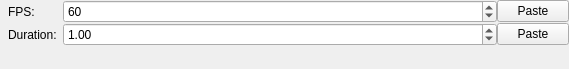
<?xml version="1.0" encoding="UTF-8"?>
<ui version="4.0">
 <class>clipWidget</class>
 <widget class="QWidget" name="clipWidget">
  <property name="geometry">
   <rect>
    <x>0</x>
    <y>0</y>
    <width>569</width>
    <height>69</height>
   </rect>
  </property>
  <layout class="QFormLayout" name="clipLayout">
   <property name="verticalSpacing">
    <number>0</number>
   </property>
   <property name="leftMargin">
    <number>8</number>
   </property>
   <property name="topMargin">
    <number>0</number>
   </property>
   <property name="rightMargin">
    <number>0</number>
   </property>
   <property name="bottomMargin">
    <number>3</number>
   </property>
   <item row="0" column="0">
    <widget class="QLabel" name="lblFps">
     <property name="text">
      <string>FPS:</string>
     </property>
    </widget>
   </item>
   <item row="0" column="1">
    <layout class="QHBoxLayout" name="fpsLayout">
     <item>
      <widget class="QSpinBox" name="numFps">
       <property name="sizePolicy">
        <sizepolicy hsizetype="Expanding" vsizetype="Fixed">
         <horstretch>0</horstretch>
         <verstretch>0</verstretch>
        </sizepolicy>
       </property>
       <property name="maximum">
        <number>1000000</number>
       </property>
       <property name="value">
        <number>60</number>
       </property>
      </widget>
     </item>
     <item>
      <widget class="QPushButton" name="btnPasteFps">
       <property name="sizePolicy">
        <sizepolicy hsizetype="Fixed" vsizetype="Fixed">
         <horstretch>0</horstretch>
         <verstretch>0</verstretch>
        </sizepolicy>
       </property>
       <property name="maximumSize">
        <size>
         <width>72</width>
         <height>16777215</height>
        </size>
       </property>
       <property name="toolTip">
        <string>Paste project FPS</string>
       </property>
       <property name="text">
        <string>Paste</string>
       </property>
       <property name="icon">
        <iconset theme="edit-paste">
         <normaloff>.</normaloff>.</iconset>
       </property>
      </widget>
     </item>
    </layout>
   </item>
   <item row="1" column="0">
    <widget class="QLabel" name="lblDuration">
     <property name="text">
      <string>Duration:</string>
     </property>
    </widget>
   </item>
   <item row="1" column="1">
    <layout class="QHBoxLayout" name="durationLayout">
     <item>
      <widget class="QDoubleSpinBox" name="numDuration">
       <property name="sizePolicy">
        <sizepolicy hsizetype="Expanding" vsizetype="Fixed">
         <horstretch>0</horstretch>
         <verstretch>0</verstretch>
        </sizepolicy>
       </property>
       <property name="maximum">
        <double>100000.000000000000000</double>
       </property>
       <property name="value">
        <double>1.000000000000000</double>
       </property>
      </widget>
     </item>
     <item>
      <widget class="QPushButton" name="btnPasteDuration">
       <property name="sizePolicy">
        <sizepolicy hsizetype="Fixed" vsizetype="Fixed">
         <horstretch>0</horstretch>
         <verstretch>0</verstretch>
        </sizepolicy>
       </property>
       <property name="maximumSize">
        <size>
         <width>72</width>
         <height>16777215</height>
        </size>
       </property>
       <property name="toolTip">
        <string>Paste clip duration</string>
       </property>
       <property name="text">
        <string>Paste</string>
       </property>
       <property name="icon">
        <iconset theme="edit-paste">
         <normaloff>.</normaloff>.</iconset>
       </property>
      </widget>
     </item>
    </layout>
   </item>
  </layout>
 </widget>
 <resources/>
 <connections/>
</ui>
